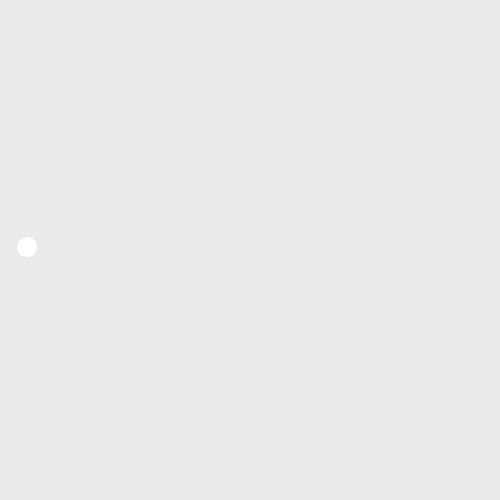
Frame 1 (no input)
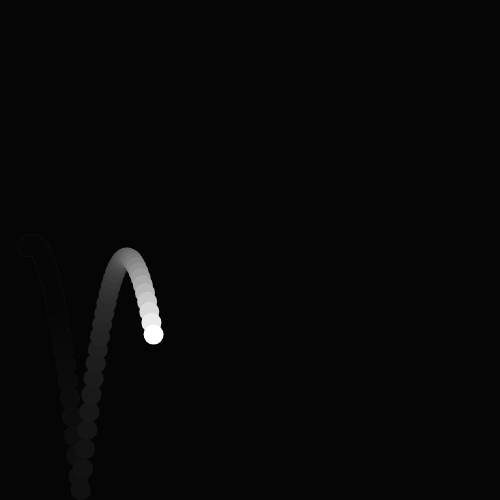
Frame 60 (no input)
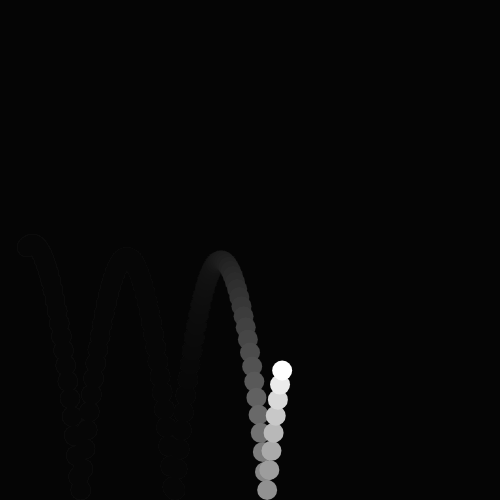
Frame 120 (the mouse pressed at the canvas centre since frame 60)

The p5.js sketch that drew these frames (run headless with seeded random() and noise() and a simulated clock; from frame 60 on, the mouse is pressed at the canvas centre):

// p5.js sketch
// ── sketch.js
var x;
var y;
var xspeed;
var yspeed;

function setup() {
  createCanvas(500, 500);
  x = 25;
  y = height/2;
  gravity = 1;
  xspeed = random(-5,5);
  yspeed = random(-5,5);
}

function draw() {
  background(0, 20);

  x = x + xspeed;
  y = y + yspeed;

  // this is the best solution to check the edges
  if (x < 10) {
    xspeed = -xspeed;
    x = 10;
  } else if (x > width - 10) {
    xspeed = -xspeed;
    x = width - 10;

  }

  if (y < 10) {

    yspeed = -yspeed;
    y = 10;
  } else if (y > height - 10) {

    yspeed = -yspeed;
    y = height - 10;
  }

  //apply the gravity
  yspeed += gravity;

  noStroke();
  ellipse(x, y, 20, 20);
}
